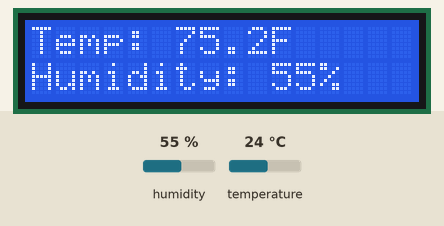
Recording of a sketch running on a simulated Arduino Uno, built with avr-gcc and run on an emulated ATmega328P. Parts: 16×2 character LCD. Inputs (shaded band) come from the test bench; at power-on: humidity 55 %, temperature 24 °C.

Above: at 1.7 s.
1.8 s: humidity set to 22 %
At 4.0 s:
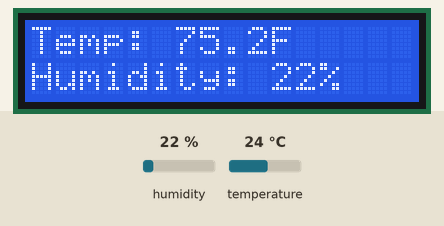
4.5 s: temperature set to 12 °C
At 5.4 s:
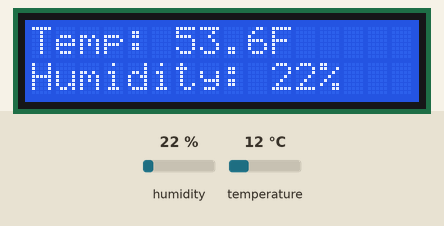
7.2 s: humidity set to 40 %
At 9.2 s:
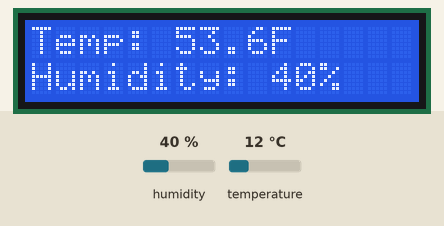
10.1 s: temperature set to 19 °C
At 11.7 s:
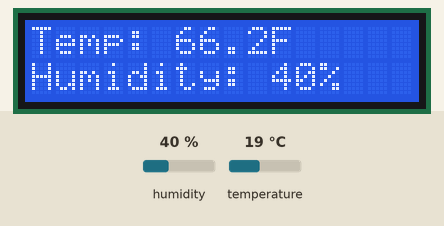
Timing chart, 0 to 13.2 s (numbered marks = the images above; inputs shaded):
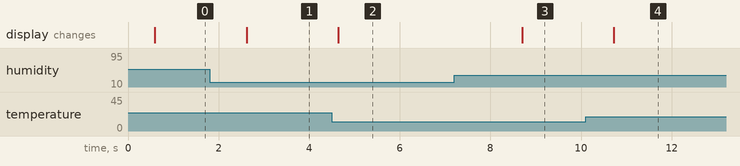

The sketch:

temp_and_humidity_printed_to_LCD.ino
```cpp
//
// File: temp_and_hubidity_printed_to_LCD.ino
// Description:  Combines previous LCD code and temp/humidity code into one package.  Prints to the
// LCD and not serial out.

#include <dht11.h>
//#include <math.h>
#include <LiquidCrystal.h>

dht11 DHT11;
#define DHT11_PIN 7
LiquidCrystal lcd(12, 11, 5, 4, 3, 2);

double Fahrenheit(double celsius)
{
  return 1.8 * celsius + 32;
}

void setup() {
  lcd.begin(16, 2);
  delay(500);//Delay to let system boot

}

void loop() {
  int chk = DHT11.read(DHT11_PIN);
  lcd.setCursor(0,0);

  // first line
  float theTemp = Fahrenheit(DHT11.temperature);
  lcd.print("Temp: ");
  lcd.print(theTemp, 1);
  lcd.print("F");

  // We could do the following fancy and combersom conversions to get it only to print one digit.  It works
  // but it gives the same result as above in practicle appliction and we will use the higher precision value to
  // controll temps later in the project any way.
  /*
  int integer_part = theTemp;// convert to an integer to get only the first part
  lcd.print((int)integer_part);// print the interger side
  // This next part uses integer math, multiplication and division to producte the fractional part as a resulting int.
  int fractional_part = ((int)round(theTemp * 10)) - (( ((int)round(theTemp * 10)) / 10)*10);
  lcd.print(("."));// print the decimal point
  lcd.print(fractional_part);//print the fractional side to one place
  lcd.print("F");
  */
  // second line
  lcd.setCursor(0,1);
  lcd.print("Humidity: ");
  lcd.print(DHT11.humidity);
  lcd.print("%");
  delay(2000);

}
```

Measured:
- after the input at 1.8 s, the display: changes after 0.82 s (image 1)
- after the input at 4.5 s, the display: changes after 0.14 s (image 2)
- after the input at 7.2 s, the display: changes after 1.5 s (image 3)
- after the input at 10.1 s, the display: changes after 0.62 s (image 4)
